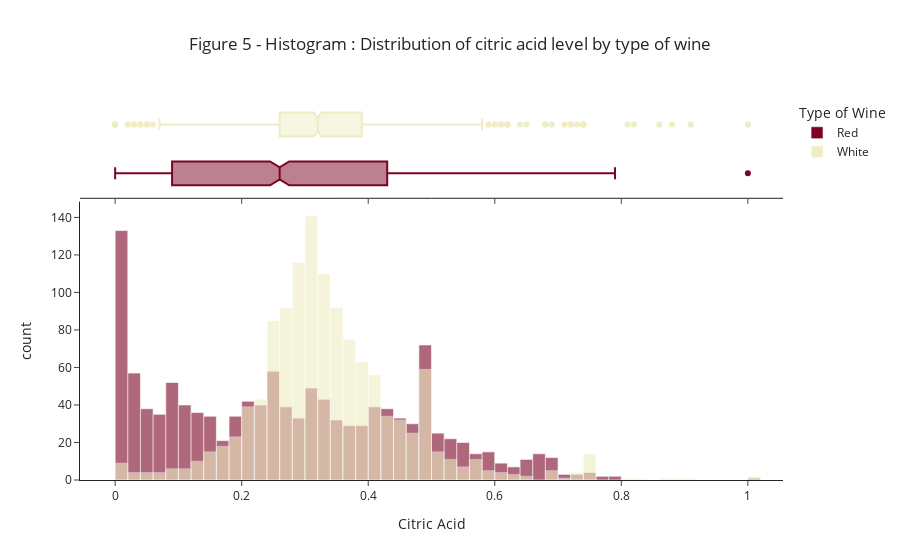

The notebook cell saved with this chart:
### Markdown cell above
For some variables, it is not only the centre of the distribution but also its general shape which is different from the two types of wines. It is notably true for citric acid. In the figure below, we can see the distribution of citric acid for red and white wines.  If the two distribution seem to be relatively similar between 0.26 g/l and 0.47 g/l, red wines has a significantly stronger concentration in low values of citric acid and as a pic around the interval 0,48-0,49. This peculiar distribution is partly explained by the fact that, at the opposite of white wines, it is common for several red wines not to have citric acid. Citric acidity is added artificially to the wine sometimes as a stabilizer to prevent ferric hazes or to combat some strains of bacteria. However, when used for gustative reason, it is mainly to balance dry white wines.

### Code cell
hist_citric_acid = px.histogram(wines, x="citric acid", color="type", marginal="box",
                   title="Figure 5 - Histogram : Distribution of citric acid level by type of wine",
                   labels={"type" : "Type of Wine", "citric acid" : "Citric Acid"},
                   color_discrete_map={"Red": "rgb(123,3,35)", "White": "rgb(238, 237, 196)"}, 
                    opacity=0.6,
                    category_orders={"type": ["Red", "White"]}, #We use it to change the order of the histogram in the layout like in https://plotly.com/python/styling-plotly-express/ because the red bars tend to hide their counterparts.
                   template = "simple_white")
hist_citric_acid.update_layout(height=540)
hist_citric_acid.update_layout(title_x=0.5)
hist_citric_acid.update_layout(barmode='overlay')
hist_citric_acid.show()

### Figure 1 — Plotly figure (JSON) as saved in the notebook; plotly's stock layout.template omitted (floating-point values rounded to 4 significant figures; data arrays with more than 128 entries replaced by an {"elided": "..."} marker saying what was removed)
{"data": [{"alignmentgroup": "True", "bingroup": "x", "hovertemplate": "Type of Wine=Red<br>Citric Acid=%{x}<br>count=%{y}<extra></extra>", "legendgroup": "Red", "marker": {"color": "rgb(123,3,35)", "opacity": 0.6, "pattern": {"shape": ""}}, "name": "Red", "offsetgroup": "Red", "orientation": "v", "showlegend": true, "type": "histogram", "x": {"elided": "1250 float values"}, "xaxis": "x", "yaxis": "y"}, {"alignmentgroup": "True", "hovertemplate": "Type of Wine=Red<br>Citric Acid=%{x}<extra></extra>", "legendgroup": "Red", "marker": {"color": "rgb(123,3,35)"}, "name": "Red", "notched": true, "offsetgroup": "Red", "showlegend": false, "type": "box", "x": {"elided": "1250 float values"}, "xaxis": "x2", "yaxis": "y2"}, {"alignmentgroup": "True", "bingroup": "x", "hovertemplate": "Type of Wine=White<br>Citric Acid=%{x}<br>count=%{y}<extra></extra>", "legendgroup": "White", "marker": {"color": "rgb(238, 237, 196)", "opacity": 0.6, "pattern": {"shape": ""}}, "name": "White", "offsetgroup": "White", "orientation": "v", "showlegend": true, "type": "histogram", "x": {"elided": "1250 float values"}, "xaxis": "x", "yaxis": "y"}, {"alignmentgroup": "True", "hovertemplate": "Type of Wine=White<br>Citric Acid=%{x}<extra></extra>", "legendgroup": "White", "marker": {"color": "rgb(238, 237, 196)"}, "name": "White", "notched": true, "offsetgroup": "White", "showlegend": false, "type": "box", "x": {"elided": "1250 float values"}, "xaxis": "x2", "yaxis": "y2"}], "layout": {"autosize": true, "barmode": "overlay", "legend": {"title": {"text": "Type of Wine"}, "tracegroupgap": 0}, "title": {"text": "Figure 5 - Histogram : Distribution of citric acid level by type of wine", "x": 0.5}, "xaxis": {"anchor": "y", "autorange": true, "domain": [0, 1], "range": [-0.05556, 1.056], "title": {"text": "Citric Acid"}, "type": "linear"}, "xaxis2": {"anchor": "y2", "autorange": true, "domain": [0, 1], "matches": "x", "range": [-0.05556, 1.056], "showticklabels": false, "type": "linear"}, "yaxis": {"anchor": "x", "autorange": true, "domain": [0, 0.7326], "range": [0, 148.4], "title": {"text": "count"}}, "yaxis2": {"anchor": "x2", "autorange": true, "domain": [0.7426, 1], "matches": "y2", "range": [-0.5, 1.5], "showline": false, "showticklabels": false, "ticks": "", "type": "category"}}}
